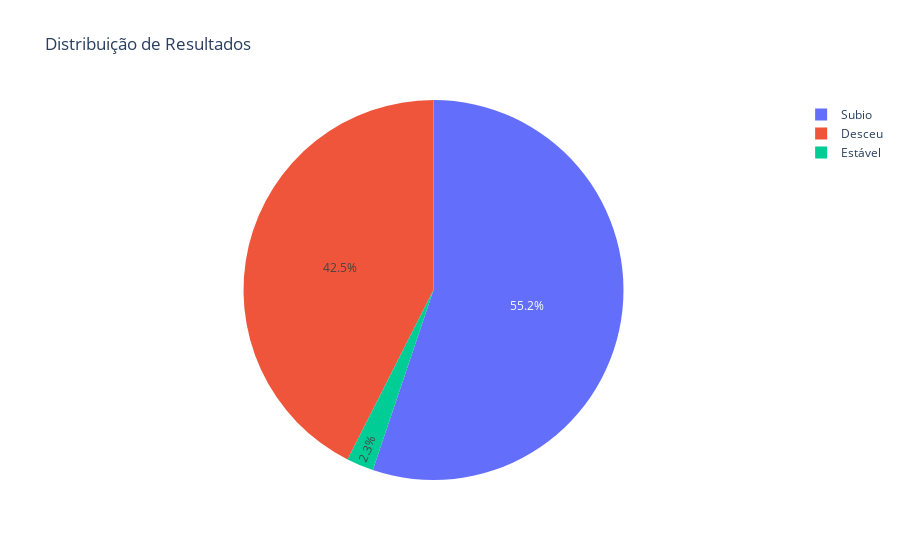

The notebook cell this image was saved under:
### Code cell
# Agrupar os dados por Resultado e contar o número de ocorrências
df_resultado = df_principal['resultado'].value_counts().reset_index()
df_resultado.columns = ['Resultado', 'Quantidade']

# Criando o gráfico de pizza
fig = px.pie(df_resultado,
             names='Resultado',
             values='Quantidade',
             title='Distribuição de Resultados')

# Exibindo a figura
fig.show()

### Figure 1 — Plotly figure (JSON) as saved in the notebook; plotly's stock layout.template omitted (floating-point values rounded to 4 significant figures)
{"data": [{"domain": {"x": [0, 1], "y": [0, 1]}, "hovertemplate": "Resultado=%{label}<br>Quantidade=%{value}<extra></extra>", "labels": ["Subio", "Desceu", "Estável"], "legendgroup": "", "name": "", "showlegend": true, "type": "pie", "values": [48, 37, 2]}], "layout": {"legend": {"tracegroupgap": 0}, "title": {"text": "Distribuição de Resultados"}}}
